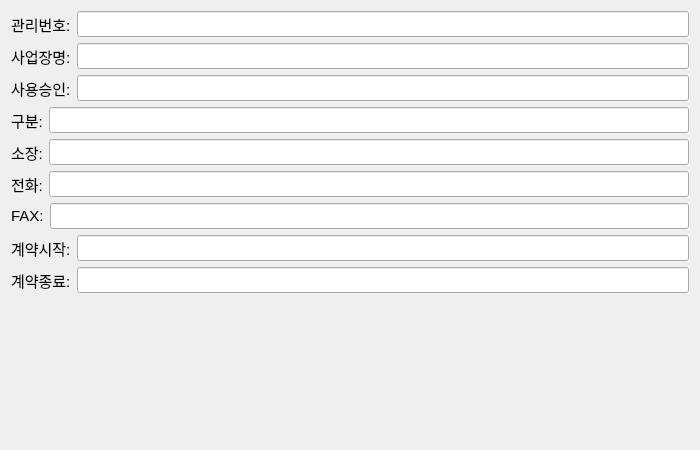
<?xml version="1.0" encoding="UTF-8"?>
<ui version="4.0">
 <class>Form</class>
 <widget class="QWidget" name="Form">
  <property name="geometry">
   <rect>
    <x>0</x>
    <y>0</y>
    <width>700</width>
    <height>450</height>
   </rect>
  </property>
  <property name="font">
   <font>
    <family>Arial</family>
    <pointsize>11</pointsize>
   </font>
  </property>
  <property name="windowTitle">
   <string>Form</string>
  </property>
  <layout class="QVBoxLayout" name="verticalLayout">
   <item>
    <layout class="QHBoxLayout" name="horizontalLayout_10">
     <item>
      <widget class="QLabel" name="label_9">
       <property name="text">
        <string>관리번호:</string>
       </property>
      </widget>
     </item>
     <item>
      <widget class="QLineEdit" name="lineEdit_9"/>
     </item>
    </layout>
   </item>
   <item>
    <layout class="QHBoxLayout" name="horizontalLayout">
     <item>
      <widget class="QLabel" name="label">
       <property name="text">
        <string>사업장명:</string>
       </property>
      </widget>
     </item>
     <item>
      <widget class="QLineEdit" name="lineEdit"/>
     </item>
    </layout>
   </item>
   <item>
    <layout class="QHBoxLayout" name="horizontalLayout_2">
     <item>
      <widget class="QLabel" name="label_2">
       <property name="text">
        <string>사용승인:</string>
       </property>
      </widget>
     </item>
     <item>
      <widget class="QLineEdit" name="lineEdit_2"/>
     </item>
    </layout>
   </item>
   <item>
    <layout class="QHBoxLayout" name="horizontalLayout_3">
     <item>
      <widget class="QLabel" name="label_3">
       <property name="text">
        <string>구분:</string>
       </property>
      </widget>
     </item>
     <item>
      <widget class="QLineEdit" name="lineEdit_3"/>
     </item>
    </layout>
   </item>
   <item>
    <layout class="QHBoxLayout" name="horizontalLayout_4">
     <item>
      <widget class="QLabel" name="label_4">
       <property name="text">
        <string>소장:</string>
       </property>
      </widget>
     </item>
     <item>
      <widget class="QLineEdit" name="lineEdit_4"/>
     </item>
    </layout>
   </item>
   <item>
    <layout class="QHBoxLayout" name="horizontalLayout_5">
     <item>
      <widget class="QLabel" name="label_5">
       <property name="text">
        <string>전화:</string>
       </property>
      </widget>
     </item>
     <item>
      <widget class="QLineEdit" name="lineEdit_5"/>
     </item>
    </layout>
   </item>
   <item>
    <layout class="QHBoxLayout" name="horizontalLayout_6">
     <item>
      <widget class="QLabel" name="label_6">
       <property name="text">
        <string>FAX:</string>
       </property>
      </widget>
     </item>
     <item>
      <widget class="QLineEdit" name="lineEdit_6"/>
     </item>
    </layout>
   </item>
   <item>
    <layout class="QHBoxLayout" name="horizontalLayout_7">
     <item>
      <widget class="QLabel" name="label_7">
       <property name="text">
        <string>계약시작:</string>
       </property>
      </widget>
     </item>
     <item>
      <widget class="QLineEdit" name="lineEdit_7"/>
     </item>
    </layout>
   </item>
   <item>
    <layout class="QHBoxLayout" name="horizontalLayout_8">
     <item>
      <widget class="QLabel" name="label_8">
       <property name="text">
        <string>계약종료:</string>
       </property>
      </widget>
     </item>
     <item>
      <widget class="QLineEdit" name="lineEdit_8"/>
     </item>
    </layout>
   </item>
   <item>
    <layout class="QHBoxLayout" name="horizontalLayout_9"/>
   </item>
   <item>
    <spacer name="verticalSpacer">
     <property name="orientation">
      <enum>Qt::Vertical</enum>
     </property>
     <property name="sizeHint" stdset="0">
      <size>
       <width>20</width>
       <height>40</height>
      </size>
     </property>
    </spacer>
   </item>
  </layout>
 </widget>
 <resources/>
 <connections/>
</ui>
